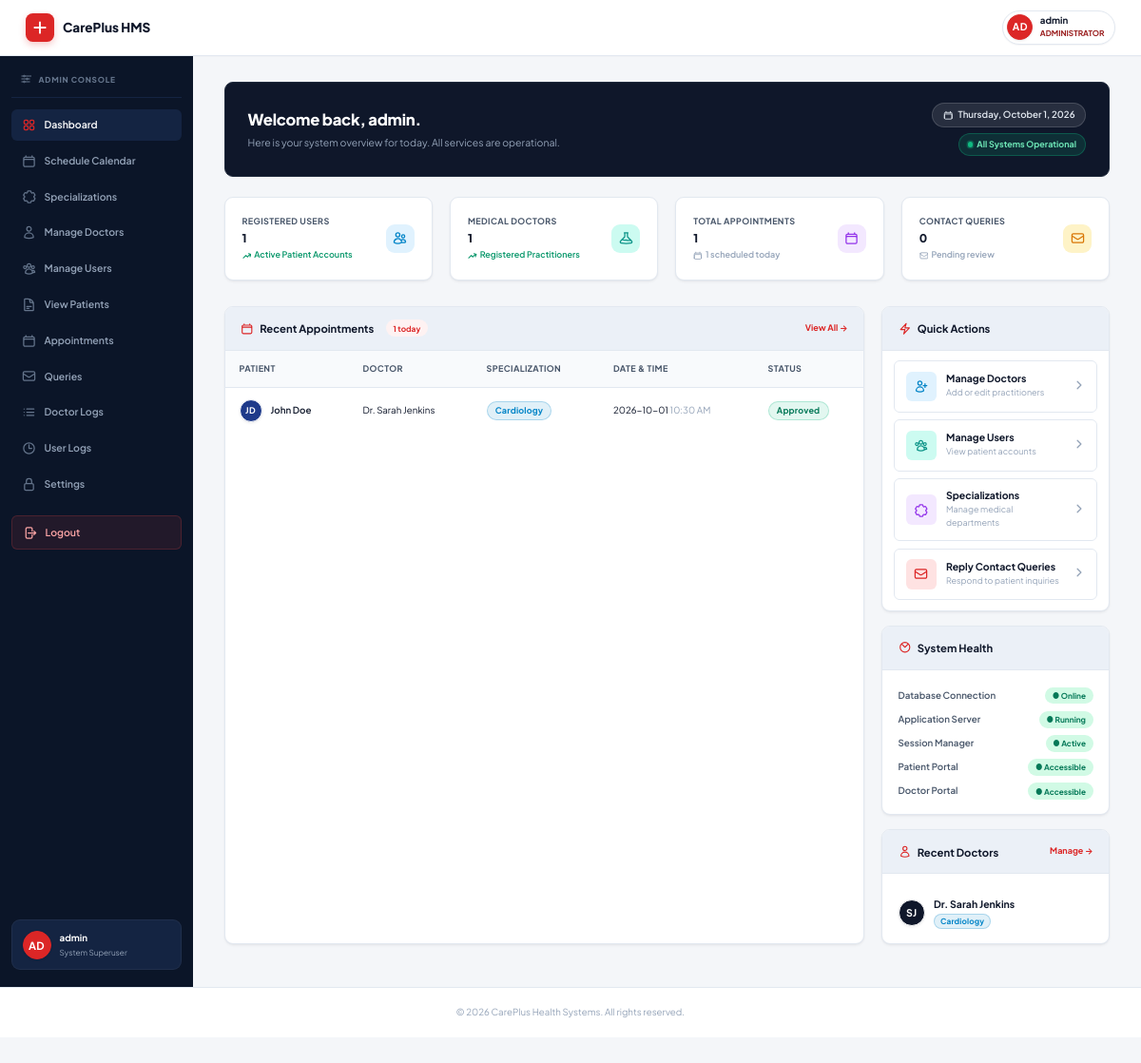
Screenshot of /admin/dashboard.php (signed in) with the database file from the repository.
### tables this page shows
CREATE TABLE IF NOT EXISTS `appointments` (
  `id` INT AUTO_INCREMENT PRIMARY KEY,
  `patient_name` VARCHAR(255) NOT NULL,
  `doc_name` VARCHAR(255) NOT NULL,
  `specialization` VARCHAR(255) NOT NULL,
  `app_date` DATE NOT NULL,
  `app_time` TIME NOT NULL,
  `status` VARCHAR(50) DEFAULT 'Approved',
  `creation_date` TIMESTAMP DEFAULT CURRENT_TIMESTAMP
);

CREATE TABLE IF NOT EXISTS `doctors` (
  `id` INT AUTO_INCREMENT PRIMARY KEY,
  `doc_name` VARCHAR(255) NOT NULL,
  `specialization` VARCHAR(255) NOT NULL,
  `contact_no` VARCHAR(50) NOT NULL,
  `email` VARCHAR(255) NOT NULL UNIQUE,
  `password` VARCHAR(255) NOT NULL,
  `creation_date` TIMESTAMP DEFAULT CURRENT_TIMESTAMP
);

### admin/dashboard.php (the view, shortened to what this page needs)
<?php
include('../config/db.php');
$patients_count     = mysqli_num_rows(mysqli_query($conn, "SELECT id FROM users"));
$doctors_count      = mysqli_num_rows(mysqli_query($conn, "SELECT id FROM doctors"));
$appointments_count = mysqli_num_rows(mysqli_query($conn, "SELECT id FROM appointments"));
$queries_count      = mysqli_num_rows(mysqli_query($conn, "SELECT id FROM queries"));
$recent_appts_result = mysqli_query($conn, "SELECT * FROM appointments ORDER BY id DESC LIMIT 6");
$recent_appts_arr = [];
while($ra = mysqli_fetch_assoc($recent_appts_result)) { $recent_appts_arr[] = $ra; }
$recent_docs = mysqli_query($conn, "SELECT * FROM doctors ORDER BY id DESC LIMIT 3");
$today = date('Y-m-d');
$today_appts = mysqli_num_rows(mysqli_query($conn, "SELECT id FROM appointments WHERE app_date='$today'"));
include('../includes/header.php');
include('../includes/admin_sidebar.php');
?>
<main class="content-area">
    <div class="db-welcome-banner">
        <div class="db-welcome-text">
            <h2>Welcome back, <?php echo htmlspecialchars(isset($_SESSION['admin_user']) ? $_SESSION['admin_user'] : 'Administrator'); ?>.</h2>
            <p>Here is your system overview for today. All services are operational.</p>
        </div>
        <div class="db-welcome-meta">
            <div class="date-pill">
                <?php echo date('l, F j, Y'); ?>
            </div>
            <div class="status-pill">All Systems Operational</div>
        </div>
    </div>
    <div class="stats-grid">
        <div class="stat-card">
            <div class="stat-info">
                <h3>Registered Users</h3>
                <p><?php echo $patients_count; ?></p>
                <div class="stat-trend up">
                    <svg xmlns="http://www.w3.org/2000/svg" fill="none" viewBox="0 0 24 24" stroke-width="2.5" stroke="currentColor" style="width:13px;height:13px;"><path stroke-linecap="round" stroke-linejoin="round" d="M2.25 18 9 11.25l4.306 4.306a11.95 11.95 0 0 1 5.814-5.518l2.74-1.22m0 0-5.94-2.281m5.94 2.281-2.28 5.941" /></svg>
                    Active Patient Accounts
                </div>
            </div>
            <div class="stat-icon stat-blue">
            </div>
        </div>
        <div class="stat-card">
            <div class="stat-info">
                <h3>Medical Doctors</h3>
                <p><?php echo $doctors_count; ?></p>
                <div class="stat-trend up">
                    <svg xmlns="http://www.w3.org/2000/svg" fill="none" viewBox="0 0 24 24" stroke-width="2.5" stroke="currentColor" style="width:13px;height:13px;"><path stroke-linecap="round" stroke-linejoin="round" d="M2.25 18 9 11.25l4.306 4.306a11.95 11.95 0 0 1 5.814-5.518l2.74-1.22m0 0-5.94-2.281m5.94 2.281-2.28 5.941" /></svg>
                    Registered Practitioners
                </div>
            </div>
            <div class="stat-icon stat-teal">
            </div>
        </div>
        <div class="stat-card">
            <div class="stat-info">
                <h3>Total Appointments</h3>
                <p><?php echo $appointments_count; ?></p>
                <div class="stat-trend flat">
                    <?php echo $today_appts; ?> scheduled today
                </div>
            </div>
            <div class="stat-icon stat-purple">
            </div>
        </div>
        <div class="stat-card">
            <div class="stat-info">
                <h3>Contact Queries</h3>
                <p><?php echo $queries_count; ?></p>
                <div class="stat-trend flat">
                    Pending review
                </div>
            </div>
            <div class="stat-icon stat-amber">
            </div>
        </div>
    </div>
    <div class="dashboard-two-col">
        <div class="panel-card">
            <div class="panel-card-header">
                <h3>
                    Recent Appointments
                    <?php if($today_appts > 0): ?>
                    <span class="today-badge"><?php echo $today_appts; ?> today</span>
                    <?php endif; ?>
                </h3>
                <a href="appointment-history.php">View All &rarr;</a>
            </div>
            <div style="overflow-x:auto;">
                <table>
                    <thead>
                        <tr>
                            <th>Patient</th>
                            <th>Doctor</th>
                            <th>Specialization</th>
                            <th>Date &amp; Time</th>
                            <th>Status</th>
                        </tr>
                    </thead>
                    <tbody>
                    <?php if(count($recent_appts_arr) > 0):
                        foreach($recent_appts_arr as $idx => $a):
                            $ast = isset($a['status']) && $a['status'] ? $a['status'] : 'Pending';
                            $abadge = $ast==='Approved'?'badge-success':($ast==='Cancelled'?'badge-danger':'badge-pending');
                    ?>
                        <tr class="admin-dash-row" data-idx="<?php echo $idx; ?>" style="cursor:pointer;" title="Click to view details">
                            <td>
                                <div class="table-user-cell">
                                    <?php echo avatar_circle($a['patient_name'], 32); ?>
                                    <span style="font-weight:600;font-size:13px;"><?php echo htmlspecialchars($a['patient_name']); ?></span>
                                </div>
                            </td>
                            <td style="font-size:13px;"><?php echo htmlspecialchars($a['doc_name']); ?></td>
                            <td><span class="badge badge-info"><?php echo htmlspecialchars($a['specialization']); ?></span></td>
                            <td style="font-size:13px;white-space:nowrap;"><?php echo htmlspecialchars($a['app_date']); ?> <span style="color:var(--text-muted);"><?php echo date('h:i A', strtotime($a['app_time'])); ?></span></td>
                            <td><span class="badge <?php echo $abadge; ?>"><?php echo htmlspecialchars($ast); ?></span></td>
                        </tr>
                    <?php endforeach; else: ?>
                        <tr><td colspan="5" style="text-align:center;padding:28px;color:var(--text-muted);">No appointment records yet.</td></tr>
                    <?php endif; ?>
                    </tbody>
                </table>
            </div>
        </div>
        <div style="display:flex;flex-direction:column;gap:20px;">
            <div class="panel-card">
                <div class="panel-card-header">
                    <h3>
                        <svg xmlns="http://www.w3.org/2000/svg" fill="none" viewBox="0 0 24 24" stroke-width="2" stroke="currentColor"><path stroke-linecap="round" stroke-linejoin="round" d="M3.75 13.5l10.5-11.25L12 10.5h8.25L9.75 21.75 12 13.5H3.75z" /></svg>
                        Quick Actions
                    </h3>
                </div>
                <div class="panel-card-body" style="padding:14px 16px;">
                    <a href="manage-doctor.php" class="quick-action-tile">
                        <div class="qa-icon" style="background:#e0f2fe;color:#0284c7;">
                        </div>
                        <div class="qa-text"><div class="qa-title">Manage Doctors</div><div class="qa-sub">Add or edit practitioners</div></div>
                        <div class="qa-arrow"><svg xmlns="http://www.w3.org/2000/svg" fill="none" viewBox="0 0 24 24" stroke-width="2.5" stroke="currentColor"><path stroke-linecap="round" stroke-linejoin="round" d="m8.25 4.5 7.5 7.5-7.5 7.5" /></svg></div>
                    </a>
                    <a href="manage-user.php" class="quick-action-tile">
                        <div class="qa-icon" style="background:#ccfbf1;color:#0d9488;">
                        </div>
                        <div class="qa-text"><div class="qa-title">Manage Users</div><div class="qa-sub">View patient accounts</div></div>
                        <div class="qa-arrow"><svg xmlns="http://www.w3.org/2000/svg" fill="none" viewBox="0 0 24 24" stroke-width="2.5" stroke="currentColor"><path stroke-linecap="round" stroke-linejoin="round" d="m8.25 4.5 7.5 7.5-7.5 7.5" /></svg></div>
                    </a>
                    <a href="doctor-spec.php" class="quick-action-tile">
                        <div class="qa-icon" style="background:#f3e8ff;color:#9333ea;">
                        </div>
                        <div class="qa-text"><div class="qa-title">Specializations</div><div class="qa-sub">Manage medical departments</div></div>
                        <div class="qa-arrow"><svg xmlns="http://www.w3.org/2000/svg" fill="none" viewBox="0 0 24 24" stroke-width="2.5" stroke="currentColor"><path stroke-linecap="round" stroke-linejoin="round" d="m8.25 4.5 7.5 7.5-7.5 7.5" /></svg></div>
                    </a>
                    <a href="query.php" class="quick-action-tile">
                        <div class="qa-icon" style="background:#fee2e2;color:#dc2626;">
                        </div>
                        <div class="qa-text"><div class="qa-title">Reply Contact Queries</div><div class="qa-sub">Respond to patient inquiries</div></div>
                        <div class="qa-arrow"><svg xmlns="http://www.w3.org/2000/svg" fill="none" viewBox="0 0 24 24" stroke-width="2.5" stroke="currentColor"><path stroke-linecap="round" stroke-linejoin="round" d="m8.25 4.5 7.5 7.5-7.5 7.5" /></svg></div>
                    </a>
                </div>
            </div>
            <div class="panel-card">
                <div class="panel-card-header">
                    <h3>
                        <svg xmlns="http://www.w3.org/2000/svg" fill="none" viewBox="0 0 24 24" stroke-width="2" stroke="currentColor"><path stroke-linecap="round" stroke-linejoin="round" d="M5.636 5.636a9 9 0 1 0 12.728 12.728M5.636 5.636a9 9 0 1 1 12.728 12.728M5.636 5.636 12 12m6.364-6.364L12 12" /></svg>
                        System Health
                    </h3>
                </div>
                <div class="panel-card-body">
                    <div class="sys-health-row">
                        <div class="sys-health-item"><span class="label">Database Connection</span><span class="sys-health-pill ok">● Online</span></div>
                        <div class="sys-health-item"><span class="label">Application Server</span><span class="sys-health-pill ok">● Running</span></div>
                        <div class="sys-health-item"><span class="label">Session Manager</span><span class="sys-health-pill ok">● Active</span></div>
                        <div class="sys-health-item"><span class="label">Patient Portal</span><span class="sys-health-pill ok">● Accessible</span></div>
                        <div class="sys-health-item"><span class="label">Doctor Portal</span><span class="sys-health-pill ok">● Accessible</span></div>
                    </div>
                </div>
            </div>
            <div class="panel-card">
                <div class="panel-card-header">
                    <h3>
                        Recent Doctors
                    </h3>
                    <a href="manage-doctor.php">Manage &rarr;</a>
                </div>
                <div class="panel-card-body">
                    <?php if(mysqli_num_rows($recent_docs) > 0):
                        while($d = mysqli_fetch_assoc($recent_docs)): ?>
                    <div class="mini-record-card">
                        <?php echo avatar_circle($d['doc_name'], 38); ?>
                        <div class="mini-record-info">
                            <div class="name"><?php echo htmlspecialchars($d['doc_name']); ?></div>
                            <div class="sub"><span class="badge badge-info" style="font-size:11px;padding:2px 8px;"><?php echo htmlspecialchars($d['specialization']); ?></span></div>
                        </div>
                    </div>
                    <?php endwhile; else: ?>
                        <p style="color:var(--text-muted);font-size:13px;text-align:center;">No doctors registered yet.</p>
                    <?php endif; ?>
                </div>
            </div>
        </div>
    </div>
</main>
<?php include('../includes/footer.php'); ?>

### includes/helpers.php (shortened to what this page needs)
<?php
if (!function_exists('avatar_circle')) {
    function avatar_circle($name, $size = 40, $extra_class = '') {
        $name = trim((string) $name);
        $words = preg_split('/\s+/', preg_replace('/^(Dr\.|Mr\.|Mrs\.|Ms\.)\s+/i', '', $name));
        $words = array_values(array_filter($words, fn($w) => $w !== ''));
        $initials = '';
        if (count($words) >= 2) {
            $initials = strtoupper(substr($words[0], 0, 1) . substr($words[count($words) - 1], 0, 1));
        } elseif (count($words) === 1) {
            $initials = strtoupper(substr($words[0], 0, 2));
        } else {
            $initials = '?';
        }
        $palette = [
            '#dc2626',
            '#0f172a',
            '#1e293b',
            '#991b1b',
            '#1e3a8a',
            '#b91c1c',
            '#334155',
        ];
        $hash = 0;
        foreach (str_split($name) as $ch) {
            $hash = (($hash << 5) - $hash) + ord($ch);
            $hash = $hash & 0xFFFFFFFF;
        }
        $color = $palette[abs($hash) % count($palette)];
        $font_size = max(11, round($size * 0.38));
        $safe_name = htmlspecialchars($name, ENT_QUOTES);
        $safe_initials = htmlspecialchars($initials, ENT_QUOTES);
        return sprintf(
            '<span class="avatar-circle %s" title="%s" style="width:%dpx;height:%dpx;min-width:%dpx;font-size:%dpx;background:%s;">%s</span>',
            htmlspecialchars($extra_class, ENT_QUOTES),
            $safe_name,
            $size,
            $size,
            $size,
            $font_size,
            $color,
            $safe_initials
        );
    }
}

### rows the page displays
appointments: patient_name "JD", patient_name "John Doe", doc_name "Dr. Sarah Jenkins", specialization "Cardiology", app_date "2026-10-01", app_time "10:30 AM", status "Approved"
doctors: doc_name "SJ", doc_name "Dr. Sarah Jenkins", specialization "Cardiology"

### other values shown
$safe_initials "AD AD"
$display_name "admin"
$display_role "ADMINISTRATOR"
$_SESSION['admin_user'] "admin"
$patients_count "1"
$doctors_count "1"
$appointments_count "1"
$today_appts "1"
$queries_count "0"
